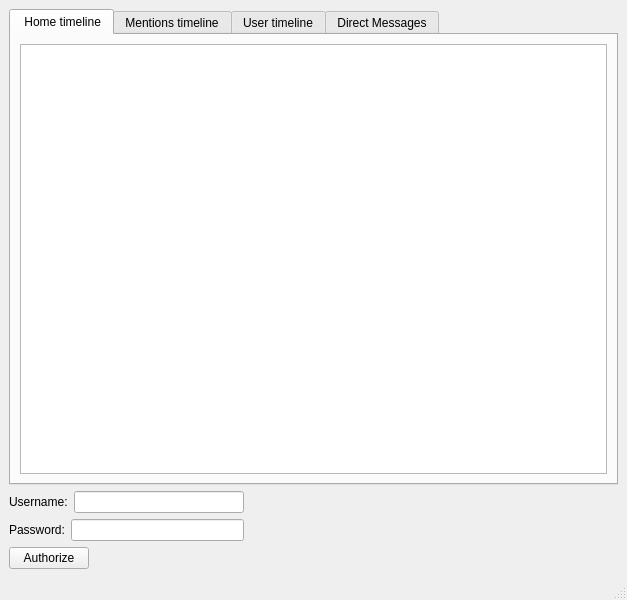
<?xml version="1.0" encoding="UTF-8"?>
<ui version="4.0">
 <class>MainWindow</class>
 <widget class="QMainWindow" name="MainWindow">
  <property name="geometry">
   <rect>
    <x>0</x>
    <y>0</y>
    <width>627</width>
    <height>600</height>
   </rect>
  </property>
  <property name="windowTitle">
   <string>MainWindow</string>
  </property>
  <widget class="QWidget" name="centralwidget">
   <layout class="QGridLayout" name="gridLayout_6">
    <item row="0" column="0" colspan="2">
     <widget class="QTabWidget" name="tabWidget">
      <property name="currentIndex">
       <number>0</number>
      </property>
      <widget class="QWidget" name="tab">
       <attribute name="title">
        <string> Home timeline</string>
       </attribute>
       <layout class="QGridLayout" name="gridLayout">
        <item row="0" column="0">
         <widget class="QTextEdit" name="homeTimelineTextEdit">
          <property name="readOnly">
           <bool>true</bool>
          </property>
         </widget>
        </item>
       </layout>
      </widget>
      <widget class="QWidget" name="tab_2">
       <attribute name="title">
        <string>Mentions timeline</string>
       </attribute>
       <layout class="QGridLayout" name="gridLayout_2">
        <item row="0" column="0">
         <widget class="QTextEdit" name="mentionsTextEdit">
          <property name="readOnly">
           <bool>true</bool>
          </property>
         </widget>
        </item>
       </layout>
      </widget>
      <widget class="QWidget" name="tab_3">
       <attribute name="title">
        <string>User timeline</string>
       </attribute>
       <layout class="QGridLayout" name="gridLayout_3">
        <item row="0" column="0">
         <widget class="QTextEdit" name="userTimelineTextEdit">
          <property name="readOnly">
           <bool>true</bool>
          </property>
         </widget>
        </item>
       </layout>
      </widget>
      <widget class="QWidget" name="tab_4">
       <attribute name="title">
        <string>Direct Messages</string>
       </attribute>
       <layout class="QGridLayout" name="gridLayout_4">
        <item row="0" column="0">
         <widget class="QTextEdit" name="directMessagesTextEdit">
          <property name="readOnly">
           <bool>true</bool>
          </property>
         </widget>
        </item>
       </layout>
      </widget>
     </widget>
    </item>
    <item row="1" column="0">
     <layout class="QGridLayout" name="gridLayout_5">
      <item row="0" column="0" colspan="2">
       <layout class="QHBoxLayout" name="horizontalLayout">
        <item>
         <widget class="QLabel" name="label">
          <property name="text">
           <string>Username:</string>
          </property>
         </widget>
        </item>
        <item>
         <widget class="QLineEdit" name="usernameLineEdit"/>
        </item>
       </layout>
      </item>
      <item row="1" column="0" colspan="2">
       <layout class="QHBoxLayout" name="horizontalLayout_2">
        <item>
         <widget class="QLabel" name="label_2">
          <property name="text">
           <string>Password:</string>
          </property>
         </widget>
        </item>
        <item>
         <widget class="QLineEdit" name="passwordLineEdit">
          <property name="echoMode">
           <enum>QLineEdit::Password</enum>
          </property>
         </widget>
        </item>
       </layout>
      </item>
      <item row="2" column="0">
       <widget class="QPushButton" name="authorizePushButton">
        <property name="text">
         <string>Authorize</string>
        </property>
       </widget>
      </item>
      <item row="2" column="1">
       <spacer name="horizontalSpacer">
        <property name="orientation">
         <enum>Qt::Horizontal</enum>
        </property>
        <property name="sizeHint" stdset="0">
         <size>
          <width>40</width>
          <height>20</height>
         </size>
        </property>
       </spacer>
      </item>
     </layout>
    </item>
    <item row="1" column="1">
     <spacer name="horizontalSpacer_2">
      <property name="orientation">
       <enum>Qt::Horizontal</enum>
      </property>
      <property name="sizeHint" stdset="0">
       <size>
        <width>368</width>
        <height>20</height>
       </size>
      </property>
     </spacer>
    </item>
   </layout>
  </widget>
  <widget class="QStatusBar" name="statusBar"/>
 </widget>
 <resources/>
 <connections/>
</ui>
